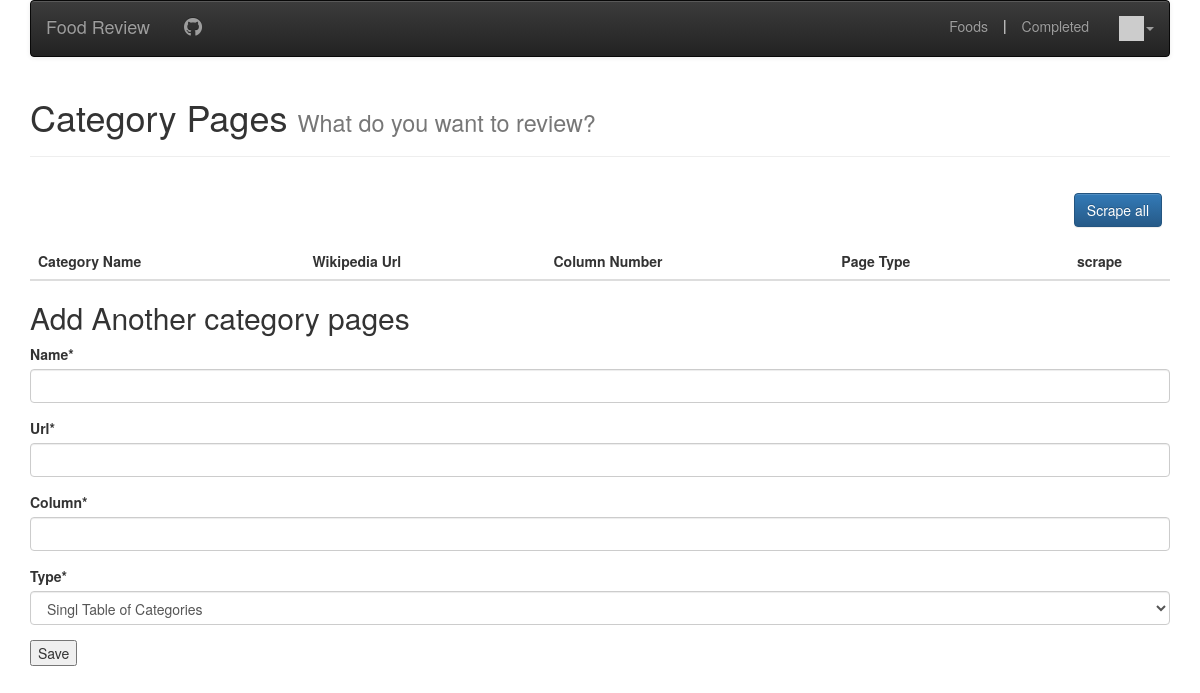
The app's page /batch (signed in), older data.
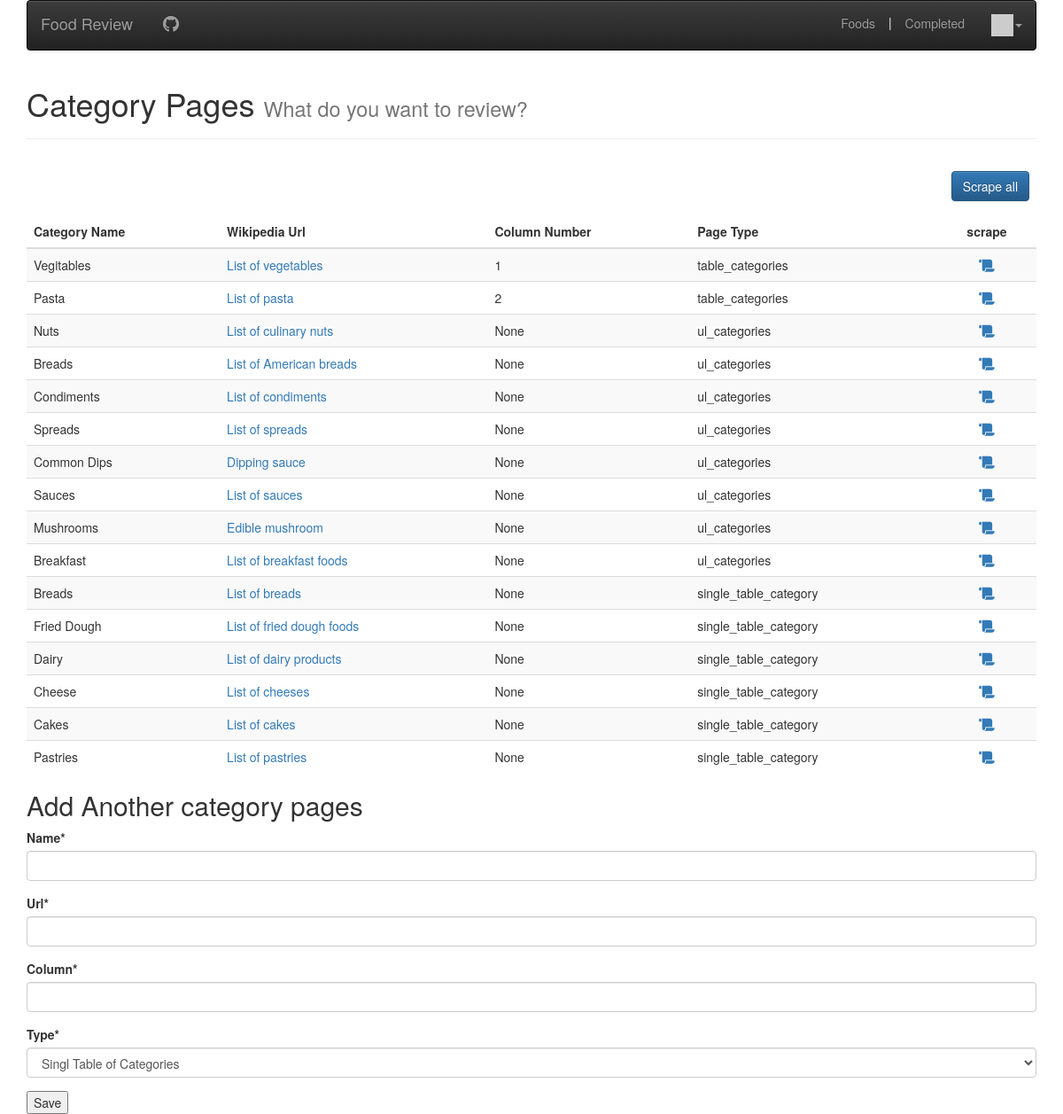
The same page, newer data.
### review/models.py (models this page shows)
class Scrapable(models.Model):
    name = models.CharField(max_length=50)
    url = models.CharField(max_length=1000, unique=True)
    column = models.PositiveSmallIntegerField(null=True)
    isCategory = models.BooleanField(default=True)
    type = models.CharField(max_length=20)
    scraped = models.BooleanField(default=False)
    food_count = models.PositiveIntegerField(null=True)
    @property
    def uri(self):
        return self.url.split('/')[-1].replace('_', ' ')

### review/views/scrape_views.py (the view, shortened to what this page needs)
# urls.py: path('batch', views.Batch.as_view(), name='batch'),
class Batch(View):
    def get(self, request):
        return render(request, 'review/batch.html', {
            'pages': Scrapable.objects.filter(isCategory=True, scraped=False),
            'form': CatScrapableForm(),
        })

### review/forms.py
class CatScrapableForm(forms.ModelForm):
    class Meta:
        model = Scrapable
        fields = ['name', 'url', 'column', 'type']
        widgets = {
            'type': forms.Select(choices=PAGE_TYPE_CHOICES)
        }

### home/context_processors.py (called while the page is built)
def settings(request):
    return {
        'settings': django_settings,
    }

### home/templatetags/app_tags.py (called while the page is built)
@register.filter(name='gravatar')
def gravatar(user, size=35):
    email = str(user.email.strip().lower()).encode('utf-8')
    email_hash = md5(email).hexdigest()
    url = "//www.gravatar.com/avatar/{0}?s={1}&d=identicon&r=PG"
    return url.format(email_hash, size)

### review/templates/review/batch.html (shortened to what this page needs)
{% extends "base_menu.html" %}
{% load static %}
{% block content %}
<div class="page-header">
  <h1>Category Pages <small>What do you want to review?</small></h1>
</div>
<button class="btn btn-primary pull-right">Scrape all</button>
<table class="table table-striped">
  <thead>
    <tr>
      <th>Category Name</th>
      <th>Wikipedia Url</th>
      <th>Column Number</th>
      <th>Page Type</th>
      <th style="text-align: center;">scrape</th>
    </tr>
  </thead>
  <tbody>
  {% for page in pages %}
    <tr>
      <td>{{page.name}}</td>
      <td><a href="{{page.url}}" target="_blank">{{page.uri}}</a></td>
      <td>{{page.column}}</td>
      <td>{{page.type}}</td>
      <td style="text-align: center;">
        <form action="" method="POST">
          <a class="scrape-one" href="{% url 'review:test' page.id %}">
            <i class="fa fa-scroll" aria-hidden="true"></i>
          </a>
        </form>
      </td>
    </tr>
  {% endfor %}
  </tbody>
</table>
<h2>Add Another category pages</h2>
{% load crispy_forms_tags %}
<form method="POST" action="">
  {{ form|crispy }}
  <input type="submit" value="Save">
</form>
{% endblock %}

### home/templates/base_menu.html (shortened to what this page needs)
{% extends "base_bootstrap.html" %}
{% block navbar %}
{% load app_tags %}
<nav class="navbar navbar-default navbar-inverse">
    <div class="container-fluid">
        <div class="navbar-header">
            <a class="navbar-brand" href="/">{{ settings.APP_NAME }}</a>
        </div>
        <ul class="nav navbar-nav">
            <li {% if request.get_full_path == review %}class="active"{% endif %}>
                <a href="https://github.com/NateMay/review" target="_blank"><i class="fa fa-github fa-lg" style="margin: 4px;"></i></a>
            </li>
        </ul>
        <ul class="nav navbar-nav navbar-right">
            {% if user.is_authenticated %}
            <li><a href="/foods">Foods</a></li>
            <li style="color:#fff; margin-top: 14px;">|</li>
            <li><a href="/completed">Completed</a></li>
            <li class="dropdown">
                <a href="#" data-toggle="dropdown" class="dropdown-toggle">
                    <img style="width: 25px;" src="{{ user|gravatar:60 }}"/><b class="caret"></b>
                </a>
            </li>
            {% else %}
            <li><a href="{% url 'login' %}?next={% url 'review:review_landing' %}">Login</a></li>
            {% endif %}
        </ul>
    </div>
</nav>
{% endblock %}

### home/templates/base_bootstrap.html (shortened to what this page needs)
<!DOCTYPE html>
<html>
<head>
<link rel="stylesheet"
    href="https://maxcdn.bootstrapcdn.com/bootstrap/3.4.0/css/bootstrap.min.css"
>
<link rel="stylesheet"
    href="https://maxcdn.bootstrapcdn.com/bootstrap/3.4.0/css/bootstrap-theme.min.css"
>
<link rel="stylesheet"
    href="https://code.jquery.com/ui/1.12.1/themes/ui-lightness/jquery-ui.css"
>
<link rel="stylesheet" href="https://use.fontawesome.com/releases/v5.8.1/css/all.css">
<link rel="stylesheet" href="https://use.fontawesome.com/releases/v5.8.1/css/v4-shims.css">
</head>
<body>
    <div class="container">
    {% block navbar %} {% endblock %}
    {% block content %}{% endblock %}
    </div>
</body>
</html>

### review/templates/review/batch.html (style rules this page uses)
.btn-primary.pull-right { margin: 16px 8px; }

Row changes from the older to the newer data that the page shows:
added Scrapable: name "Vegitables", uri "List of vegetables", column "1", type "table_categories"
added Scrapable: name "Pasta", uri "List of pasta", column "2", type "table_categories"
added Scrapable: name "Nuts", uri "List of culinary nuts", column "None", type "ul_categories"
added Scrapable: name "Breads", uri "List of American breads", column "None", type "ul_categories"
added Scrapable: name "Condiments", uri "List of condiments", column "None", type "ul_categories"
added Scrapable: name "Spreads", uri "List of spreads", column "None", type "ul_categories"
added Scrapable: name "Common Dips", uri "Dipping sauce", column "None", type "ul_categories"
added Scrapable: name "Sauces", uri "List of sauces", column "None", type "ul_categories"
added Scrapable: name "Mushrooms", uri "Edible mushroom", column "None", type "ul_categories"
added Scrapable: name "Breakfast", uri "List of breakfast foods", column "None", type "ul_categories"
added Scrapable: name "Breads", uri "List of breads", column "None", type "single_table_category"
added Scrapable: name "Fried Dough", uri "List of fried dough foods", column "None", type "single_table_category"
added Scrapable: name "Dairy", uri "List of dairy products", column "None", type "single_table_category"
added Scrapable: name "Cheese", uri "List of cheeses", column "None", type "single_table_category"
added Scrapable: name "Cakes", uri "List of cakes", column "None", type "single_table_category"
added Scrapable: name "Pastries", uri "List of pastries", column "None", type "single_table_category"
